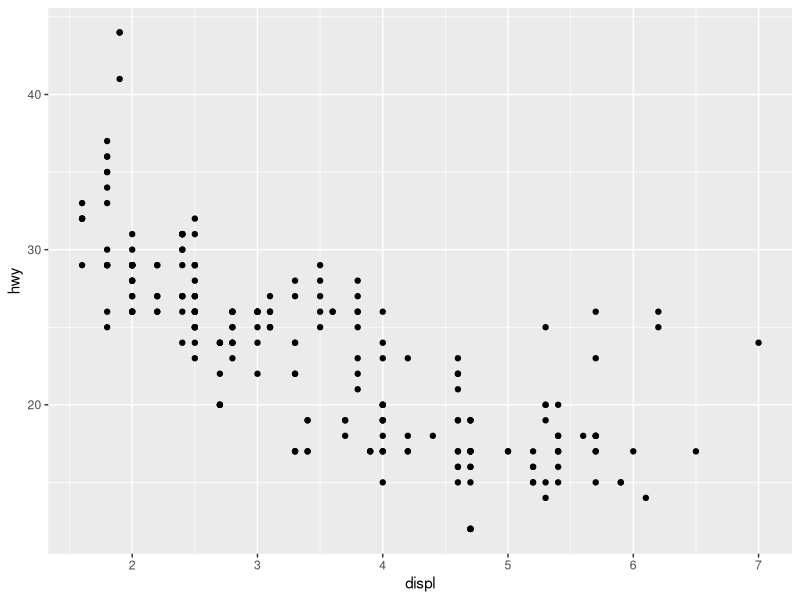
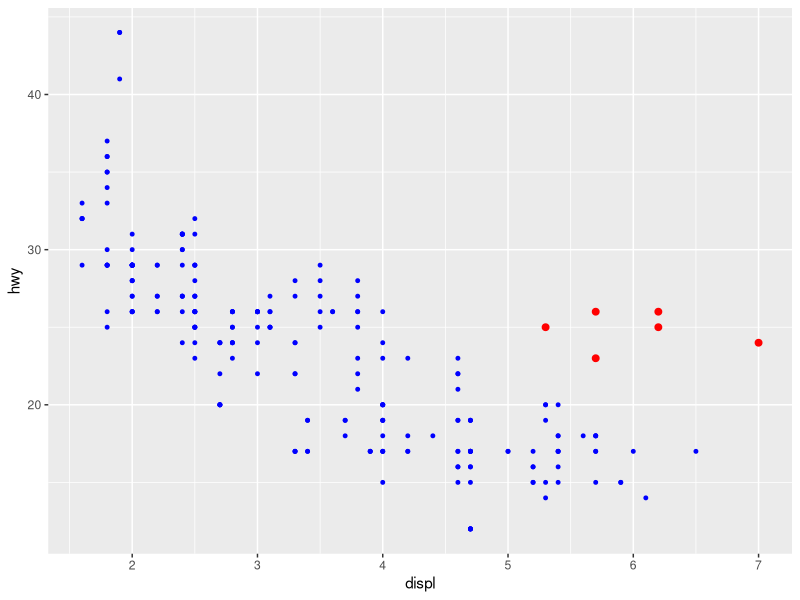
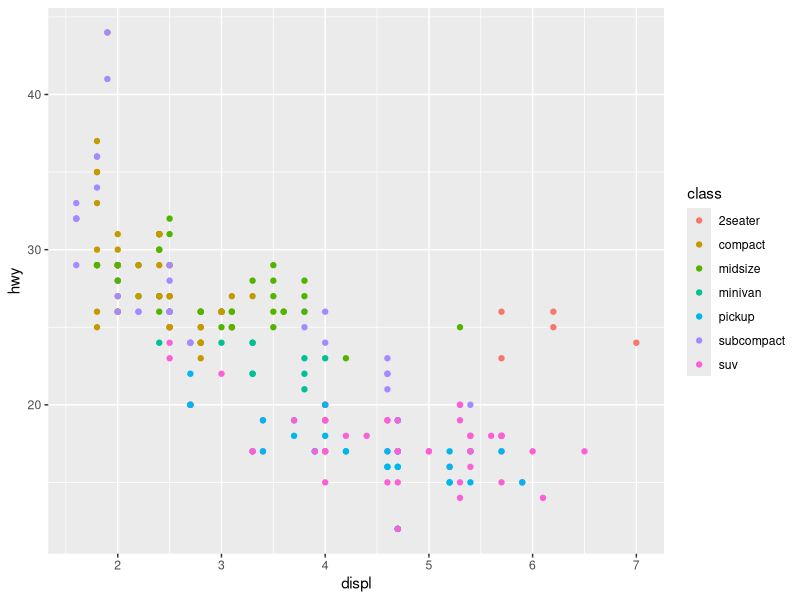
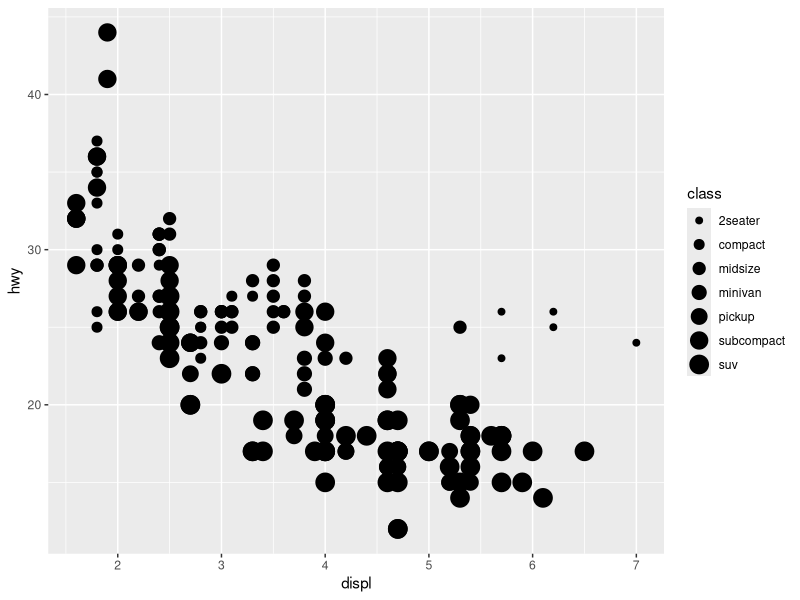
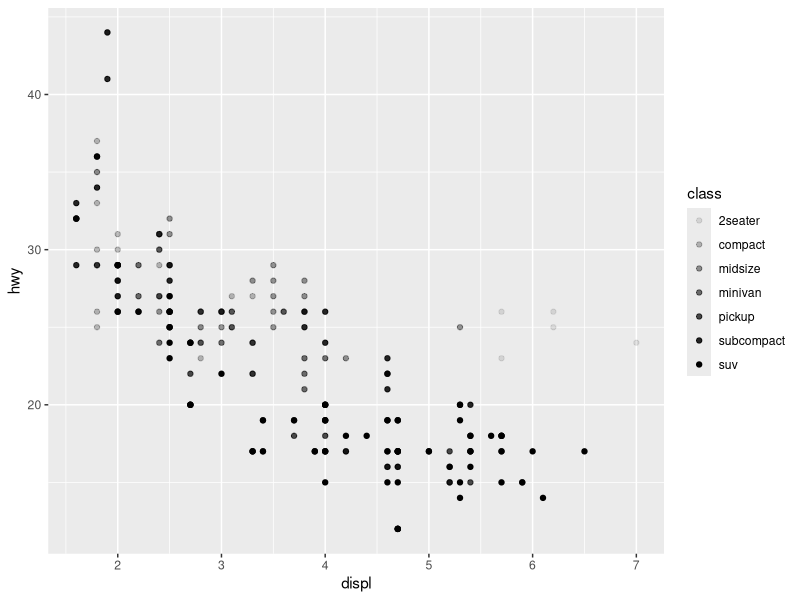
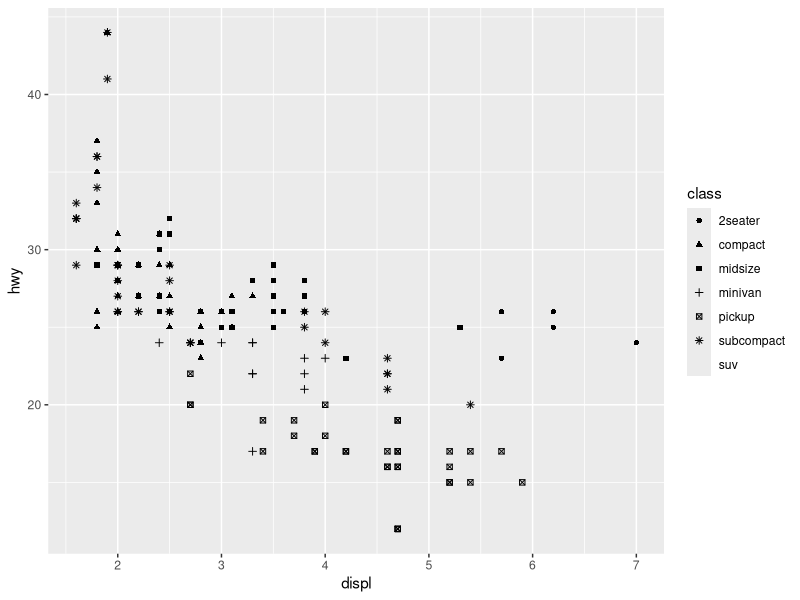
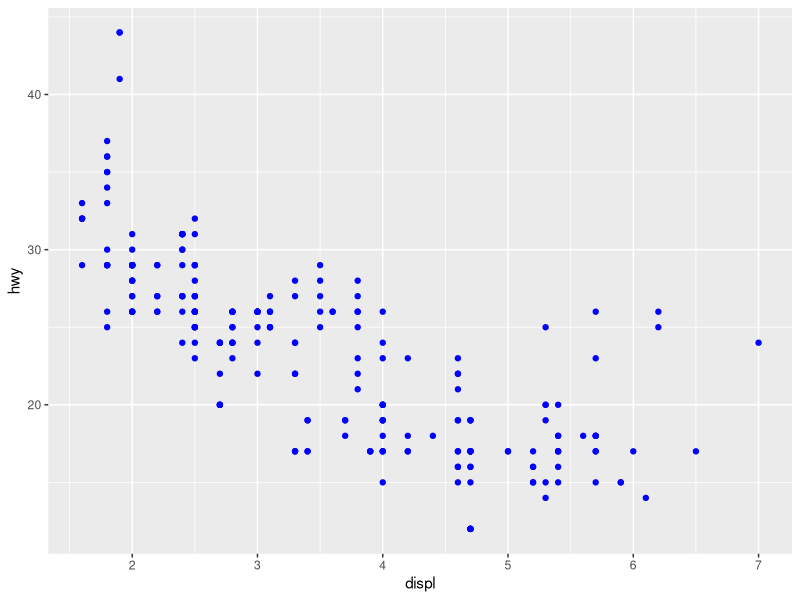
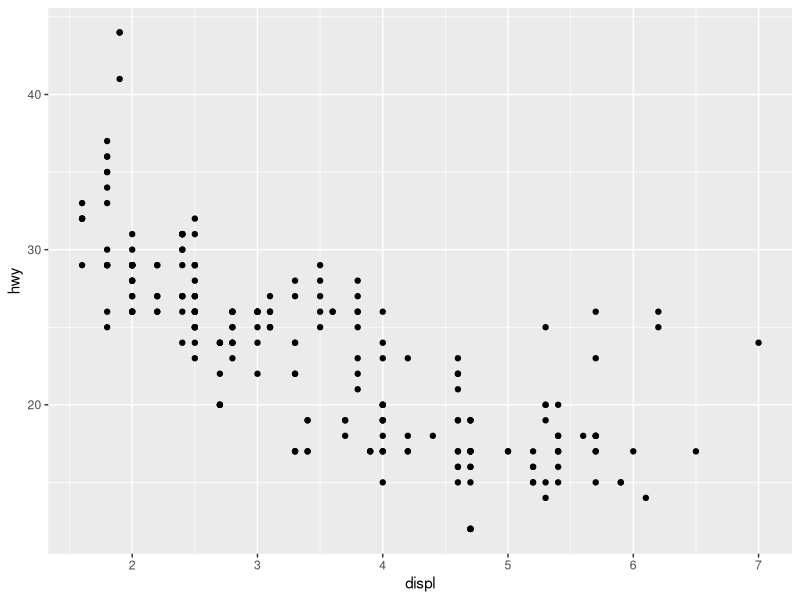

These charts were generated, in order, by the following R code:
## ---- chunk 1
library(tidyverse)
## ---- chunk 2
mpg
## ---- chunk 3
ggplot(data = mpg) +
  geom_point(mapping = aes(x = displ, y = hwy))
## ---- chunk 4
ggplot(data = mpg) +
  geom_point(aes(x=displ, y=hwy, colour = displ > 5 & hwy > 22, size = displ > 5 & hwy > 22))+
  scale_colour_manual(values = c("blue", "red")) + 
  scale_size_manual(values =c(1, 2))+
  theme(legend.position = "none")
## ---- chunk 5
ggplot(data = mpg) +
  geom_point(mapping = aes(x = displ, y = hwy, color = class))
## ---- chunk 6
ggplot(data = mpg) +
  geom_point(mapping = aes(x = displ, y = hwy, size = class))
## ---- chunk 7
# Выделяем разные классы с помощью прозрачности
ggplot(data = mpg) +
  geom_point(mapping = aes(x = displ, y = hwy, alpha = class))
## ---- chunk 8
# Выделяем классы с помощью форм для точек
ggplot(data = mpg) +
  geom_point(mapping = aes(x = displ, y = hwy, shape = class))
## ---- chunk 9
ggplot(data = mpg) +
  geom_point(aes(x = displ, y = hwy), color = "blue")
## ---- chunk 10
ggplot(data = mpg) +
  geom_point(mapping = aes(x = displ, y = hwy))
## ---- chunk 11
#| colab: {base_uri: 'https://localhost:8080/', height: 96}
ggplot(data = mpg) +
  geom_point(mapping = aes(x = displ, y = hwy)) +
  facet_wrap(~ class, nrow = 2)
## ---- chunk 12
ggplot(data = mpg) +
  geom_point(mapping = aes(x = displ, y = hwy)) +
  facet_grid(drv ~ cyl)# разбиваем график на отдельные графики - по вертикали тип привода, по горизонтали - количество цилиндров.
## ---- chunk 13
ggplot(data = mpg) +
  geom_point(mapping = aes(x = displ, y = hwy)) +
  facet_grid(. ~ cyl)
## ---- chunk 14
# Левый график
ggplot(data = mpg) +
  geom_point(mapping = aes(x = displ, y = hwy))

# Правый график
ggplot(data = mpg) +
  geom_smooth(mapping = aes(x = displ, y = hwy))
## ---- chunk 15
ggplot(data = mpg) +
  geom_smooth(mapping = aes(x = displ, y = hwy, linetype = drv))
## ---- chunk 16
ggplot(data = mpg) +
  geom_smooth(mapping = aes(x = displ, y = hwy, linetype = drv, color=drv))+
  geom_point(mapping = aes(x = displ, y = hwy, color=drv))
## ---- chunk 17
ggplot(data = mpg) +
  geom_point(mapping = aes(x = displ, y = hwy)) +
  geom_smooth(mapping = aes(x = displ, y = hwy))
## ---- chunk 18
ggplot(data = mpg, mapping = aes(x = displ, y = hwy)) +
  geom_point() +
  geom_smooth()
## ---- chunk 19
ggplot(data = mpg, mapping = aes(x = displ, y = hwy)) + #глобальные настройки
  geom_point(mapping = aes(color = class)) + #локальные настройки для точечного графика
  geom_smooth()
## ---- chunk 20
ggplot(data = mpg, mapping = aes(x = displ, y = hwy)) +
  geom_point(mapping = aes(color = class)) +
  geom_smooth(data = filter(mpg, class == "subcompact"), se = FALSE)
## ---- chunk 21
ggplot(data = mpg, mapping = aes(x = displ, y = hwy)) +
  geom_point() +
  geom_smooth() +
  theme_bw()
## ---- chunk 22
ggplot(data = diamonds) +
  geom_bar(mapping = aes(x = cut))
## ---- chunk 23
ggplot(data = diamonds) +
  stat_count(mapping = aes(x = cut))
## ---- chunk 24
ggplot(data = diamonds) +
  geom_bar(mapping = aes(x = cut, y = stat(prop), group = 1))
## ---- chunk 25
# Посмотрите на эти два графика и найдите отличия
ggplot(data = diamonds) +
  geom_bar(mapping = aes(x = cut, colour = cut))
ggplot(data = diamonds) +
  geom_bar(mapping = aes(x = cut, fill = cut))
## ---- chunk 26
ggplot(data = diamonds) +
  geom_bar(mapping = aes(x = cut, fill = clarity))
## ---- chunk 27
ggplot(data = diamonds, mapping = aes(x = cut, fill = clarity)) +
  geom_bar(alpha = 1/5, position = "identity")
ggplot(data = diamonds, mapping = aes(x = cut, colour = clarity)) +
  geom_bar(fill = NA, position = "identity")
## ---- chunk 28
ggplot(data = diamonds) +
  geom_bar(mapping = aes(x = cut, fill = clarity), position = "fill")
## ---- chunk 29
ggplot(data = diamonds) +
  geom_bar(mapping = aes(x = cut, fill = clarity), position = "dodge")
## ---- chunk 30
ggplot(data = mpg) +
  geom_point(mapping = aes(x = displ, y = hwy), position = "jitter")
## ---- chunk 31
# Вставьте ваш код здесь.
## ---- chunk 32
ggplot(data = mpg, mapping = aes(x = class, y = hwy)) +
  geom_boxplot()#обычный боксплот
## ---- chunk 33
ggplot(data = mpg, mapping = aes(x = class, y = hwy)) +
  geom_boxplot() +
  coord_flip()#повернутый боксплот
## ---- chunk 34
bar <- ggplot(data = diamonds) +
  geom_bar(
    mapping = aes(x = cut, fill = cut),
    show.legend = FALSE,
    width = 1
  ) +
  theme(aspect.ratio = 1) +
  labs(x = NULL, y = NULL)

bar + coord_flip()#линейчатая диаграмма (перевернутый барчарт)
## ---- chunk 35
bar + coord_polar()#диаграмма с круговыми координатами
## ---- chunk 36
# Напишите Ваш код здесь

